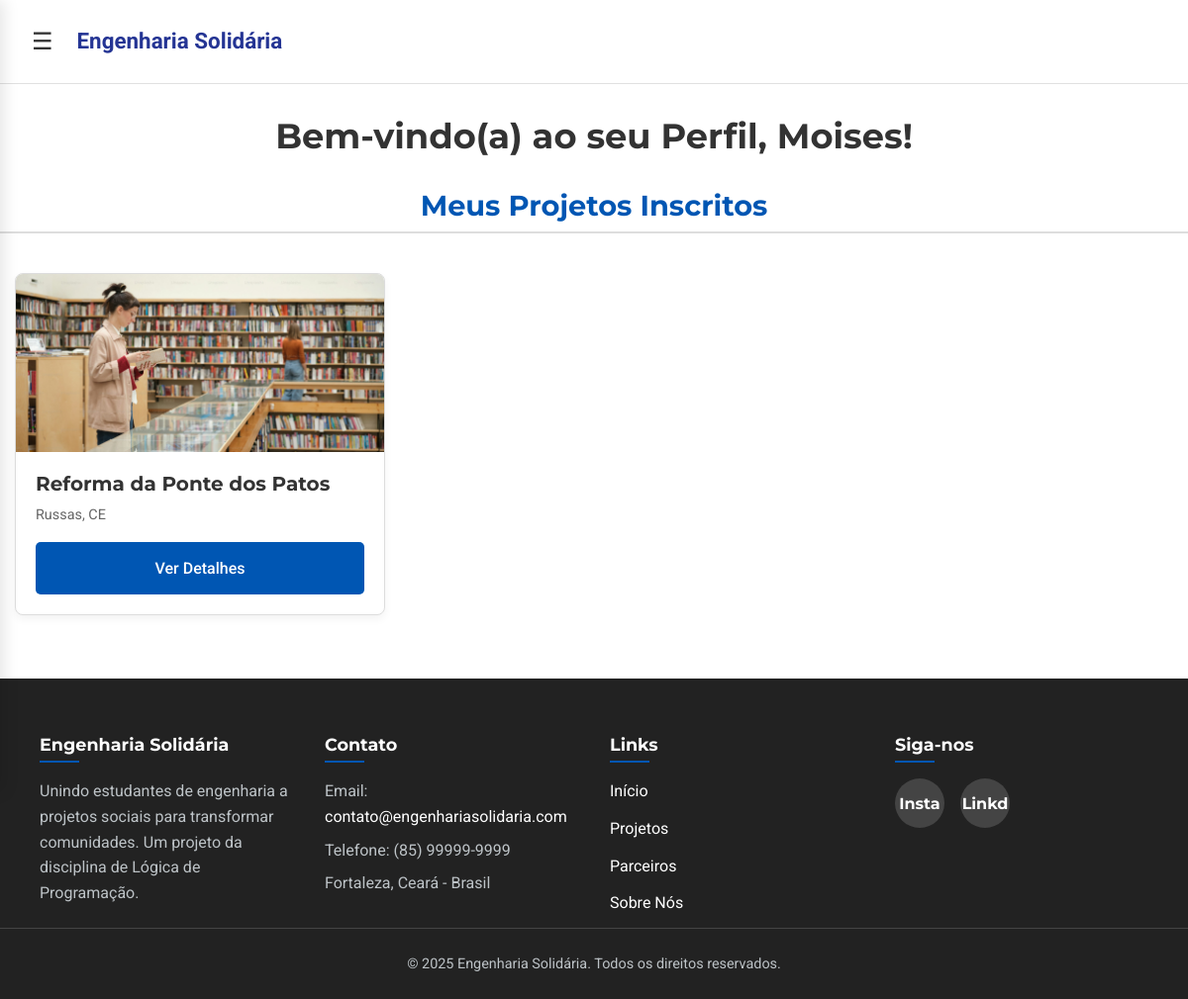
Before: /perfil (signed in) with the older database file.
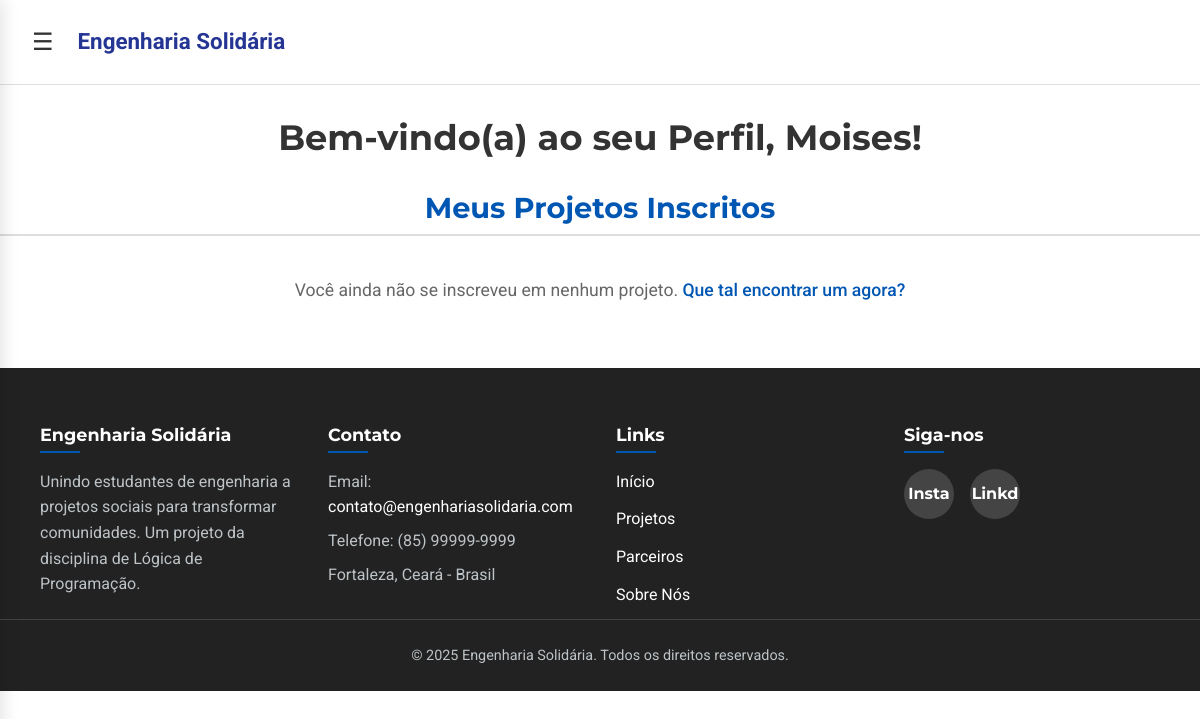
After: the same page with the newer database file.
### ES/models.py (models this page shows, shortened)
class Project(db.Model):
    id = db.Column(db.Integer, primary_key=True)
    title = db.Column(db.String(150), nullable=False)
    description = db.Column(db.Text, nullable=False)
    location = db.Column(db.String(100), nullable=False)
    status = db.Column(db.String(50), nullable=False, default='Não Inicializada')
    work_date = db.Column(db.Date, nullable=True)
    responsible_org = db.Column(db.String(150), nullable=True)
    responsible_contact = db.Column(db.String(100), nullable=True)
    voluntarios = db.relationship('User', secondary=inscricoes, back_populates='projects')
    required_skills = db.relationship('Skill', secondary=project_skills, lazy='subquery', backref=db.backref('projects', lazy=True))

### ES/routes/routes_project.py (the view)
@dp.route('/perfil')
def perfil():
    if 'user_id' not in session:
        flash('Você precisa fazer login para acessar esta página.', 'warning')
        return redirect(url_for('main.login_cadastro'))
    usuario_logado = User.query.get(session['user_id'])
    return render_template('perfil.html', logged_in=True, user=usuario_logado)

### ES/templates/perfil.html (shortened to what the changed rows need)
<!DOCTYPE html>
<html lang="pt-BR">
  <head>
    <link
      rel="stylesheet"
      href="{{ url_for('static', filename='css/base.css') }}"
    />
    <link
      rel="stylesheet"
      href="{{ url_for('static', filename='css/header.css') }}"
    />
    <link
      rel="stylesheet"
      href="{{ url_for('static', filename='css/sidebar.css') }}"
    />
    <link
      rel="stylesheet"
      href="{{ url_for('static', filename='css/footer.css') }}"
    />
    <link
      rel="stylesheet"
      href="{{ url_for('static', filename='css/perfil.css') }}"
    />
  </head>
  <body
    data-url-home="{{ url_for('main.homepage') }}"
    data-url-projetos="{{ url_for('main.projetos') }}"
    data-url-parceiros="{{ url_for('main.parceiros') }}"
    data-url-sobre-nos="{{ url_for('main.sobre_nos') }}"
    data-url-login="{{ url_for('main.login_cadastro') }}"
    data-url-register="{{ url_for('main.login_cadastro') }}#register"
    data-url-logout="{{ url_for('main.logout') }}"
    data-logged-in="{{ logged_in }}"
    data-url-perfil="{{ url_for('main.perfil') }}"
  >
    <div id="main-content">
      <main>
        <section class="section">
          <div class="container">
            <h1 class="profile-title">
              Bem-vindo(a) ao seu Perfil, {{ user.nome }}!
            </h1>
            <h2 class="section-title">Meus Projetos Inscritos</h2>
            {% if user.projects %}
            <div class="projects-grid">
              {% for project in user.projects %}
              <div class="project-card">
                <img
                  src="{{ project.image_url or url_for('static', filename='img/biblioteca.jpeg') }}"
                  alt="Imagem do Projeto {{ project.title }}"
                />
                <div class="project-card-content">
                  <h3>{{ project.title }}</h3>
                  <p class="project-card-location">{{ project.location }}</p>
                  <a
                    href="{{ url_for('main.detalhes_projeto', project_id=project.id) }}"
                    class="btn"
                    >Ver Detalhes</a
                  >
                </div>
              </div>
              {% endfor %}
            </div>
            {% else %}
            <p class="no-projects-message">
              Você ainda não se inscreveu em nenhum projeto.
              <a href="{{ url_for('main.projetos') }}"
                >Que tal encontrar um agora?</a
              >
            </p>
            {% endif %}
          </div>
        </section>
      </main>
    </div>
  </body>
</html>

Changed rows visible on the page:
removed Project: title "Reforma da Ponte dos Patos", location "Russas, CE"
Other visible differences:
text now shown: "Você ainda não se inscreveu em nenhum projeto. Que tal encontrar um agora?"
